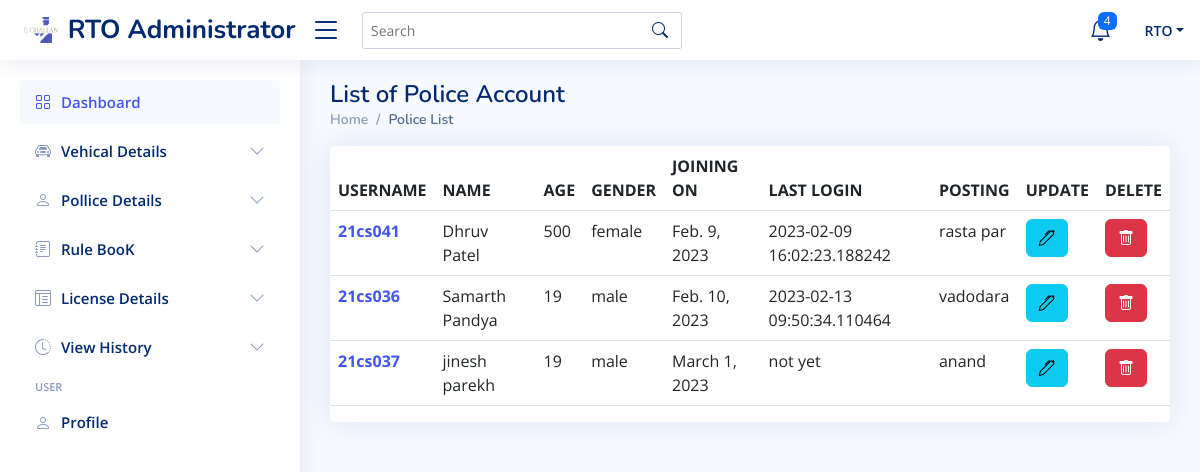
Page /rto-administrator/rtodashboard/view_police_list/ (signed in) on the committed database.
### police/models.py (models this page shows, shortened)
class Police(models.Model):
    police_id=models.AutoField(primary_key = True)
    police_username=models.CharField(max_length=50,default=None)
    police_password = models.CharField(max_length=50)
    police_firstname=models.CharField(max_length=50,default=None)
    police_lastname=models.CharField(max_length=50,default=None)
    police_age=models.IntegerField(default=None)
    police_birth_date=models.DateField(default=None)
    police_joing_date=models.DateField(default=None)
    police_address=models.CharField(max_length=100,default=None)
    police_gender=models.CharField(max_length=20,default=None)
    police_last_login=models.CharField(max_length=30,default=None)
    police_created_date=models.DateField(auto_now_add=True)

### rto/views.py (the view)
# urls.py: path('rtodashboard/view_police_list/', views.allp,name="policelist"),
def allp(request):
    if authcheck(request):
        allpoli = list(Police.objects.all().values())
        u = request.session.get('username')
        context = {
            'user': user(request),
            'p': allpoli
        }
        return render(request, 'rto_police_list.html', context)
    else:
        return log_rto(request)

### rto/views.py (called while the page is built)
def authcheck(request):
    if request.session.get('login') == False or request.session.get('username') == None:
        return False
    else:
        return True

def user(request):
    user_info = {
        'username': request.session.get('username')
    }
    return user_info

### rto/templates/rto_police_list.html (shortened to what this page needs)
{% extends 'base.html' %}
{% block body1 %}
<main id="main" class="main">
  <div class="pagetitle">
    <h1>List of Police Account</h1>
    <nav>
      <ol class="breadcrumb">
        <li class="breadcrumb-item"><a href="../">Home</a></li>
        <li class="breadcrumb-item active">Police List</li>
      </ol>
    </nav>
  </div>
  <section class="section">
    <div class="row">
      <div class="col-lg-12">
        <div class="col-12">
          <div class="card  overflow-auto">
            <table class="table table-border datatable">
              <thead>
                <tr>
                  <th scope="col">USERNAME </th>
                  <th scope="col">NAME </th>
                  <th scope="col">AGE </th>
                  <th scope="col">GENDER </th>
                  <th scope="col">JOINING ON </th>
                  <th scope="col">LAST LOGIN </th>
                  <th scope="col">POSTING </th>
                  <th scope="col">UPDATE </th>
                  <th scope="col">DELETE </th>
                </tr>
              </thead>
              <tbody>
                {% for i in p %}
                <tr>
                  <th scope="row"><a href="show_pid/{{ i.police_id}}">{{i.police_username}}</a></th>
                  <td>{{i.police_firstname}} {{i.police_lastname}}</td>
                  <td>{{i.police_age}}</td>
                  <td>{{i.police_gender}}</td>
                  <td>{{i.police_joing_date}}</td>
                  <td>{{i.police_last_login}}</td>
                  <td>{{i.police_address}}</td>
                  <td><a href="update_pid/{{ i.police_id}}" class="btn btn-info"><i class="bi bi-pen"></i></a></td>
                  <td><a href="delete_pid/{{ i.police_id}}" class="btn btn-danger"><i class="bi bi-trash"></i></a></td>
                </tr>
                {% endfor %}
              </tbody>
            </table>
          </div>
        </div>
    </div>
    </div>
  </section>
</main>
{% endblock body1 %}

### rto/templates/base.html (shortened to what this page needs)
{% load static %}
<!DOCTYPE html>
<html lang="en">
<head>
  <link href="{% static 'assets/vendor/bootstrap/css/bootstrap.min.css' %}" rel="stylesheet">
  <link href="{% static 'assets/vendor/bootstrap-icons/bootstrap-icons.css' %}" rel="stylesheet">
  <link href="{% static 'assets/vendor/boxicons/css/boxicons.min.css' %}" rel="stylesheet">
  <link href="{% static 'assets/vendor/quill/quill.snow.css' %}" rel="stylesheet">
  <link href="{% static 'assets/vendor/quill/quill.bubble.css' %}" rel="stylesheet">
  <link href="{% static 'assets/vendor/remixicon/remixicon.css' %}" rel="stylesheet">
  <link href="{% static 'assets/vendor/simple-datatables/style.css' %}" rel="stylesheet">
  <link href="{% static 'assets/css/style.css' %}" rel="stylesheet">
</head>
<body>
  <header id="header" class="header fixed-top d-flex align-items-center">
    <div class="d-flex align-items-center justify-content-between">
      <a href="/rto-administrator/rtodashboard/" class="logo d-flex align-items-center">
        <img src="assets/img/logo.png" alt="">
        <span class="d-none d-lg-block">RTO Administrator</span>
      </a>
      <i class="bi bi-list toggle-sidebar-btn"></i>
    </div>
    <div class="search-bar">
      <form class="search-form d-flex align-items-center" method="POST" action="#">
        <input type="text" name="query" placeholder="Search" title="Enter search keyword">
        <button type="submit" title="Search"><i class="bi bi-search"></i></button>
      </form>
    </div>
    <nav class="header-nav ms-auto">
      <ul class="d-flex align-items-center">
        <li class="nav-item dropdown">
          <a class="nav-link nav-icon" href="#" data-bs-toggle="dropdown">
            <i class="bi bi-bell"></i>
            <span class="badge bg-primary badge-number">4</span>
          </a>
        </li>
        <li class="nav-item dropdown pe-3">
          <a class="nav-link nav-profile d-flex align-items-center pe-0" href="#" data-bs-toggle="dropdown">
            <span class=" d-md-block dropdown-toggle ps-2">{{user.username}}</span>
          </a>
        </li>
      </ul>
    </nav>
  </header>
   <aside id="sidebar" class="sidebar">
    <ul class="sidebar-nav" id="sidebar-nav">
      <li class="nav-item">
        <a class="nav-link " href="/rto-administrator/rtodashboard/">
          <i class="bi bi-grid"></i>
          <span>Dashboard</span>
        </a>
      </li>
      <li class="nav-item">
        <a class="nav-link collapsed" data-bs-target="#components-nav" data-bs-toggle="collapse" href="#">
          <i class="bi bi-car-front"></i><span>Vehical Details</span><i class="bi bi-chevron-down ms-auto"></i>
        </a>
      </li>
      <li class="nav-item">
        <a class="nav-link collapsed" data-bs-target="#forms-nav" data-bs-toggle="collapse" href="#">
          <i class="bi bi-person"></i><span>Pollice Details</span><i class="bi bi-chevron-down ms-auto"></i>
        </a>
      </li>
      <li class="nav-item">
        <a class="nav-link collapsed" data-bs-target="#rule-nav" data-bs-toggle="collapse" href="#">
          <i class="bi bi-journal-text"></i><span>Rule BooK</span><i class="bi bi-chevron-down ms-auto"></i>
        </a>
      </li>
      <li class="nav-item">
        <a class="nav-link collapsed" data-bs-target="#tables-nav" data-bs-toggle="collapse" href="#">
          <i class="bi bi-layout-text-window-reverse"></i><span>License Details</span><i class="bi bi-chevron-down ms-auto"></i>
        </a>
      </li>
      <li class="nav-item">
        <a class="nav-link collapsed" data-bs-target="#charts-nav" data-bs-toggle="collapse" href="#">
          <i class="bi bi-clock-history"></i><span>View History</span><i class="bi bi-chevron-down ms-auto"></i>
        </a>
      </li>
      <li class="nav-heading">USER</li>
      <li class="nav-item">
        <a class="nav-link collapsed" href="/rto-administrator/rtodashboard/profile/">
          <i class="bi bi-person"></i>
          <span>Profile</span>
        </a>
      </li>
    </ul>
  </aside>
  <div class="new1">
  {% block body1 %}
  {% endblock body1 %}
  </div>
</body>
</html>

### rto/static/assets/css/style.css (style rules this page uses)
:root { scroll-behavior: smooth; }
body { font-family: "Open Sans", sans-serif; background: #f6f9ff; color: #444444; }
a { color: #4154f1; text-decoration: none; }
h1, h2, h3, h4, h5, h6 { font-family: "Nunito", sans-serif; }
#main { margin-top: 60px; padding: 20px 30px; transition: all 0.3s; }
.pagetitle { margin-bottom: 10px; }
.pagetitle h1 { font-size: 24px; margin-bottom: 0; font-weight: 600; color: #012970; }
.card { margin-bottom: 30px; border: none; border-radius: 5px; box-shadow: 0px 0 30px rgba(1, 41, 112, 0.1); }
.breadcrumb { font-size: 14px; font-family: "Nunito", sans-serif; color: #899bbd; font-weight: 600; }
.breadcrumb a { color: #899bbd; transition: 0.3s; }
.breadcrumb .breadcrumb-item::before { color: #899bbd; }
.breadcrumb .active { color: #51678f; font-weight: 600; }
.logo { line-height: 1; }
@media (min-width: 1200px) { .logo { width: 280px; } }
.logo img { max-height: 26px; margin-right: 6px; }
.logo span { font-size: 26px; font-weight: 700; color: #012970; font-family: "Nunito", sans-serif; }
.header { transition: all 0.5s; z-index: 997; height: 60px; box-shadow: 0px 2px 20px rgba(1, 41, 112, 0.1); background-color: #fff; padding-left: 20px; }
.header .toggle-sidebar-btn { font-size: 32px; padding-left: 10px; cursor: pointer; color: #012970; }
.header .search-bar { min-width: 360px; padding: 0 20px; }
.header .search-form { width: 100%; }
.header .search-form input { border: 0; font-size: 14px; color: #012970; border: 1px solid rgba(1, 41, 112, 0.2); padding: 7px 38px 7px 8px; border-radius: 3px; transition: 0.3s; width: 100%; }
.header .search-form button { border: 0; padding: 0; margin-left: -30px; background: none; }
.header .search-form button i { color: #012970; }
.header-nav ul { list-style: none; }
.header-nav>ul { margin: 0; padding: 0; }
.header-nav .nav-icon { font-size: 22px; color: #012970; margin-right: 25px; position: relative; }
.header-nav .nav-profile { color: #012970; }
.header-nav .nav-profile span { font-size: 14px; font-weight: 600; }
.header-nav .badge-number { position: absolute; inset: -2px -5px auto auto; font-weight: normal; font-size: 12px; padding: 3px 6px; }
.sidebar { position: fixed; top: 60px; left: 0; bottom: 0; width: 300px; z-index: 996; transition: all 0.3s; padding: 20px; overflow-y: auto; scrollbar-width: thin; scrollbar-color: #aab7cf transparent; box-shadow: 0px 0px 20px rgba(1, 41, 112, 0.1); background-color: #fff; }
@media (min-width: 1200px) { #main, #footer { margin-left: 300px; } }
.sidebar-nav { padding: 0; margin: 0; list-style: none; }
.sidebar-nav li { padding: 0; margin: 0; list-style: none; }
.sidebar-nav .nav-item { margin-bottom: 5px; }
.sidebar-nav .nav-heading { font-size: 11px; text-transform: uppercase; color: #899bbd; font-weight: 600; margin: 10px 0 5px 15px; }
.sidebar-nav .nav-link { display: flex; align-items: center; font-size: 15px; font-weight: 600; color: #4154f1; transition: 0.3; background: #f6f9ff; padding: 10px 15px; border-radius: 4px; }
.sidebar-nav .nav-link i { font-size: 16px; margin-right: 10px; color: #4154f1; }
.sidebar-nav .nav-link.collapsed { color: #012970; background: #fff; }
.sidebar-nav .nav-link.collapsed i { color: #899bbd; }
.sidebar-nav .nav-link .bi-chevron-down { margin-right: 0; transition: transform 0.2s ease-in-out; }

### rows in the picture
Police: police_username "21cs041", police_firstname "Dhruv", police_lastname "Patel", police_age "500", police_gender "female", police_joing_date "Feb. 9, 2023", police_last_login "2023-02-09 16:02:23.188242", police_address "rasta par"
Police: police_username "21cs036", police_firstname "Samarth", police_lastname "Pandya", police_age "19", police_gender "male", police_joing_date "Feb. 10, 2023", police_last_login "2023-02-13 09:50:34.110464", police_address "vadodara"
Police: police_username "21cs037", police_firstname "jinesh", police_lastname "parekh", police_age "19", police_gender "male", police_joing_date "March 1, 2023", police_last_login "not yet", police_address "anand"

### other values in the picture
{{ user.username }} "RTO"
